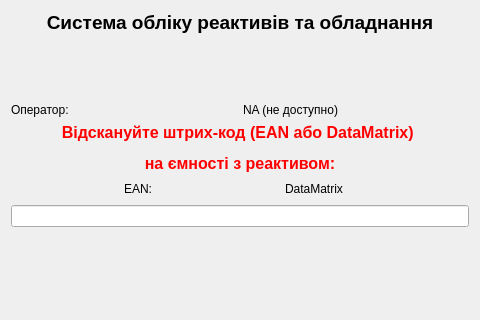
<?xml version="1.0" encoding="UTF-8"?>
<ui version="4.0">
 <class>barcodeScanDlg</class>
 <widget class="QDialog" name="barcodeScanDlg">
  <property name="geometry">
   <rect>
    <x>0</x>
    <y>0</y>
    <width>480</width>
    <height>320</height>
   </rect>
  </property>
  <property name="windowTitle">
   <string>Reagents and hardware - Step 2</string>
  </property>
  <layout class="QVBoxLayout" name="verticalLayout">
   <item>
    <widget class="QLabel" name="headerLabel">
     <property name="font">
      <font>
       <pointsize>14</pointsize>
       <weight>75</weight>
       <bold>true</bold>
      </font>
     </property>
     <property name="text">
      <string>Система обліку реактивів та обладнання</string>
     </property>
     <property name="alignment">
      <set>Qt::AlignCenter</set>
     </property>
    </widget>
   </item>
   <item>
    <spacer name="verticalSpacer">
     <property name="orientation">
      <enum>Qt::Vertical</enum>
     </property>
     <property name="sizeHint" stdset="0">
      <size>
       <width>20</width>
       <height>12</height>
      </size>
     </property>
    </spacer>
   </item>
   <item>
    <layout class="QHBoxLayout" name="horizontalLayout_4">
     <item>
      <widget class="QLabel" name="operatorLabels2">
       <property name="text">
        <string>Оператор:</string>
       </property>
      </widget>
     </item>
     <item>
      <widget class="QLabel" name="operatorNameHolder">
       <property name="text">
        <string>NA (не доступно)</string>
       </property>
      </widget>
     </item>
    </layout>
   </item>
   <item>
    <widget class="QLabel" name="instructionLabel">
     <property name="font">
      <font>
       <pointsize>12</pointsize>
      </font>
     </property>
     <property name="text">
      <string>&lt;html&gt;&lt;head/&gt;&lt;body&gt;&lt;p align=&quot;center&quot;&gt;&lt;span style=&quot; font-weight:600; color:#ff0000;&quot;&gt;Відскануйте штрих-код (EAN або DataMatrix) &lt;/span&gt;&lt;/p&gt;&lt;p align=&quot;center&quot;&gt;&lt;span style=&quot; font-weight:600; color:#ff0000;&quot;&gt;на ємності з реактивом:&lt;/span&gt;&lt;/p&gt;&lt;/body&gt;&lt;/html&gt;</string>
     </property>
     <property name="alignment">
      <set>Qt::AlignCenter</set>
     </property>
    </widget>
   </item>
   <item>
    <layout class="QHBoxLayout" name="horizontalLayout_3">
     <item>
      <spacer name="horizontalSpacer_2">
       <property name="orientation">
        <enum>Qt::Horizontal</enum>
       </property>
       <property name="sizeHint" stdset="0">
        <size>
         <width>40</width>
         <height>20</height>
        </size>
       </property>
      </spacer>
     </item>
     <item>
      <layout class="QHBoxLayout" name="horizontalLayout">
       <item>
        <widget class="QLabel" name="EANLabel">
         <property name="text">
          <string>EAN:</string>
         </property>
        </widget>
       </item>
       <item>
        <widget class="QLabel" name="eanImageLabel">
         <property name="text">
          <string/>
         </property>
         <property name="pixmap">
          <pixmap resource="reagentterminal.qrc">:/Icons/ean.png</pixmap>
         </property>
        </widget>
       </item>
      </layout>
     </item>
     <item>
      <spacer name="horizontalSpacer">
       <property name="orientation">
        <enum>Qt::Horizontal</enum>
       </property>
       <property name="sizeHint" stdset="0">
        <size>
         <width>40</width>
         <height>20</height>
        </size>
       </property>
      </spacer>
     </item>
     <item>
      <layout class="QHBoxLayout" name="horizontalLayout_2">
       <item>
        <widget class="QLabel" name="dataMatrixLabel">
         <property name="text">
          <string>DataMatrix</string>
         </property>
        </widget>
       </item>
       <item>
        <widget class="QLabel" name="dataMatrixImageLabel">
         <property name="text">
          <string/>
         </property>
         <property name="pixmap">
          <pixmap resource="reagentterminal.qrc">:/Icons/datamatrix.png</pixmap>
         </property>
        </widget>
       </item>
      </layout>
     </item>
     <item>
      <spacer name="horizontalSpacer_3">
       <property name="orientation">
        <enum>Qt::Horizontal</enum>
       </property>
       <property name="sizeHint" stdset="0">
        <size>
         <width>40</width>
         <height>20</height>
        </size>
       </property>
      </spacer>
     </item>
    </layout>
   </item>
   <item>
    <widget class="QLineEdit" name="barcodeLineEdit">
     <property name="toolTip">
      <string>&lt;html&gt;&lt;head/&gt;&lt;body&gt;&lt;p&gt;&lt;span style=&quot; font-size:8pt;&quot;&gt;Ви можете ввести штрих-код вручну, якщо не маєте можливості відсканувати. Після заврешення вводу натисніть &lt;/span&gt;&lt;span style=&quot; font-size:8pt; font-weight:600;&quot;&gt;ENTER&lt;/span&gt;&lt;/p&gt;&lt;/body&gt;&lt;/html&gt;</string>
     </property>
    </widget>
   </item>
   <item>
    <spacer name="verticalSpacer_2">
     <property name="orientation">
      <enum>Qt::Vertical</enum>
     </property>
     <property name="sizeHint" stdset="0">
      <size>
       <width>17</width>
       <height>45</height>
      </size>
     </property>
    </spacer>
   </item>
   <item>
    <widget class="QLabel" name="logoLabel">
     <property name="text">
      <string/>
     </property>
     <property name="pixmap">
      <pixmap resource="reagentterminal.qrc">:/Icons/uflogo.png</pixmap>
     </property>
     <property name="alignment">
      <set>Qt::AlignRight|Qt::AlignTrailing|Qt::AlignVCenter</set>
     </property>
    </widget>
   </item>
  </layout>
 </widget>
 <resources>
  <include location="reagentterminal.qrc"/>
 </resources>
 <connections/>
</ui>
